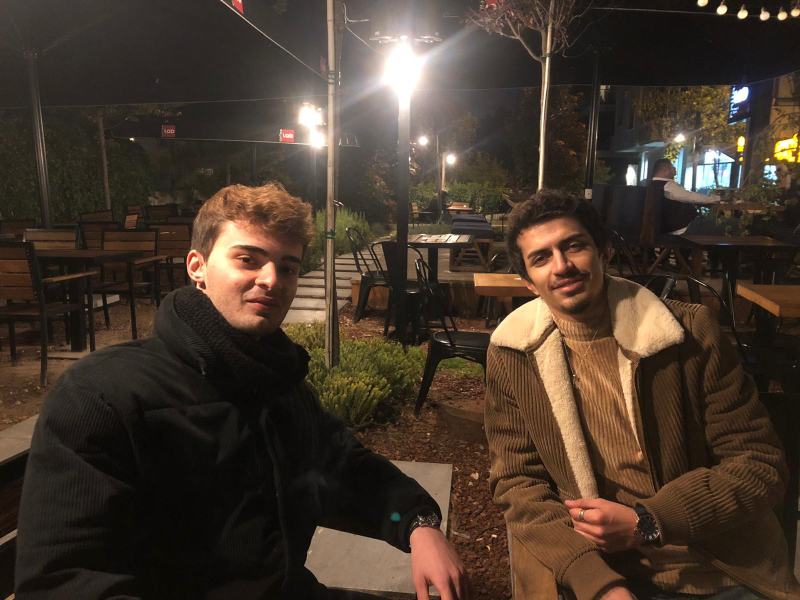
#> input picture temel_islemler/ank.jpeg, 1600 x 1200 px (shown at 1/2 size)
$ python color_space.py
#> lines starting #> are read from the running program, lines starting #| are printed output that depends on the picture
import cv2
import numpy as np

img = cv2.imread("ank.jpeg")
#> img is the input picture: shape (1200, 1600, 3); mean B, G, R 45, 56.9, 70.9
img = cv2.resize(img,(640,480))
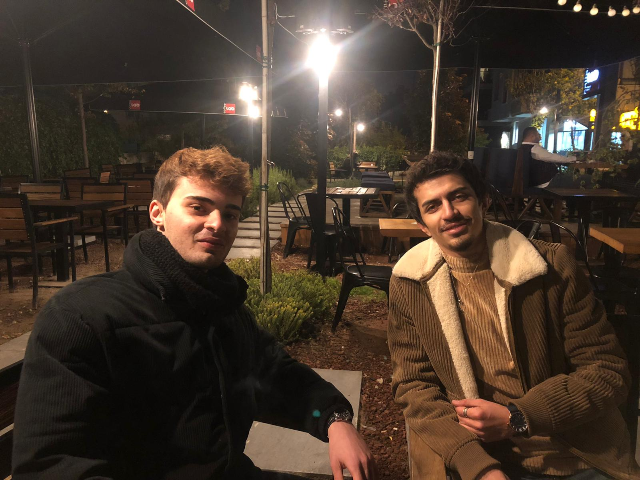
#> img: shape (480, 640, 3); mean B, G, R 44.9, 56.8, 70.8

img_rgb = cv2.cvtColor(img,cv2.COLOR_BGR2RGB)
img_hsv = cv2.cvtColor(img,cv2.COLOR_BGR2HSV)
#> img_hsv: shape (480, 640, 3); mean H, S, V 19.7, 91.9, 71.1
img_gray = cv2.cvtColor(img,cv2.COLOR_BGR2GRAY)
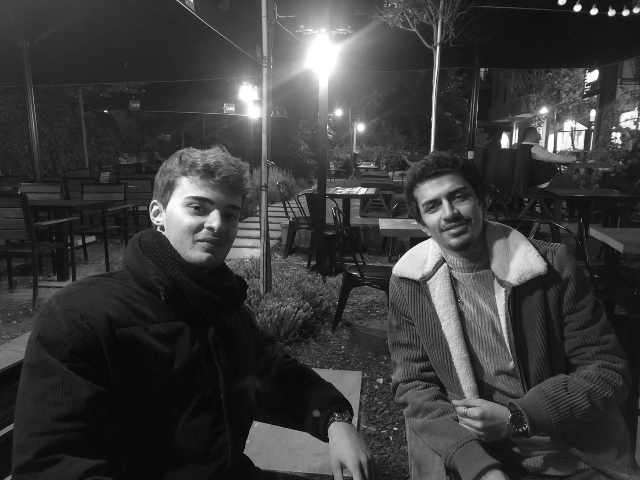
#> img_gray: shape (480, 640); min 4, max 255, mean 59.6

cv2.imshow("image",img)
cv2.imshow("image1",img_rgb)
cv2.imshow("image2",img_hsv)
cv2.imshow("image3",img_gray)


cv2.waitKey(0)
cv2.destroyAllWindows()
